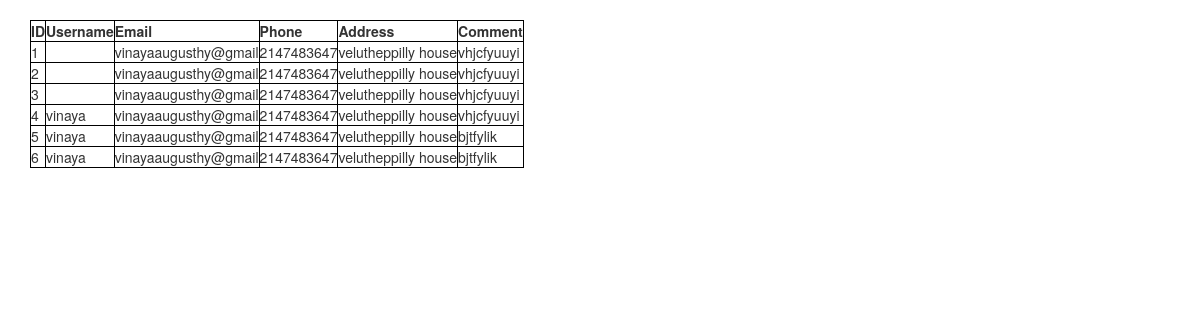
Page /admin/complaintlist.php on the committed database.
### tables this page shows
CREATE TABLE `complaints` (
  `id` int(6) NOT NULL,
  `name` varchar(20) NOT NULL,
  `email` varchar(20) NOT NULL,
  `phone` int(10) NOT NULL,
  `uaddress` varchar(50) NOT NULL,
  `comment` varchar(100) NOT NULL
);

### admin/complaintlist.php (the view, shortened to what this page needs)
<!DOCTYPE html>
<html>
<head>
  <link rel="stylesheet" href="https://maxcdn.bootstrapcdn.com/bootstrap/3.4.1/css/bootstrap.min.css">
</head>
<body>
<div class="container">
  <table class="table table-bordered">
<?php
if(isset($_POST['cancel'])){
    header("Location:admin.php");
}
else
{
$conn=mysqli_connect("localhost","root","","mini") or die("connection failed");
}
$sql = "SELECT id,name,email,phone,uaddress,comment FROM complaints";
$result = $conn->query($sql);
if ($result->num_rows > 0) {
  echo "<table><tr><th>ID</th><th>Username</th><th>Email</th><th>Phone</th><th>Address</th><th>Comment</th></tr>";
  while($row = $result->fetch_assoc()) {
    echo "<tr><td>".$row["id"]."</td><td>".$row["name"]."</td><td>".$row["email"]."</td><td>".$row["phone"]."</td><td>".$row["uaddress"]."</td><td>".$row["comment"]."</td></tr>";
  }
  echo "</table>";
} else {
  echo "0 results";
}
?>

### admin/complaintlist.php (style rules this page uses)
table, th, td { border: 1px solid black; }

### rows in the picture
complaints: id "1", email "vinayaaugusthy@gmail", phone "2147483647", uaddress "velutheppilly house", comment "vhjcfyuuyi"
complaints: id "2", email "vinayaaugusthy@gmail", phone "2147483647", uaddress "velutheppilly house", comment "vhjcfyuuyi"
complaints: id "3", email "vinayaaugusthy@gmail", phone "2147483647", uaddress "velutheppilly house", comment "vhjcfyuuyi"
complaints: id "4", name "vinaya", email "vinayaaugusthy@gmail", phone "2147483647", uaddress "velutheppilly house", comment "vhjcfyuuyi"
complaints: id "5", name "vinaya", email "vinayaaugusthy@gmail", phone "2147483647", uaddress "velutheppilly house", comment "bjtfylik"
complaints: id "6", name "vinaya", email "vinayaaugusthy@gmail", phone "2147483647", uaddress "velutheppilly house", comment "bjtfylik"
